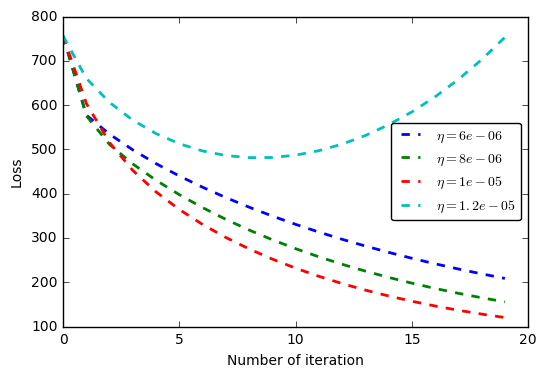

Write Python code to recreate this figure.
## (1) Import packages
import numpy as np
import pandas as pd
import random
import matplotlib.pyplot as plt
import sys
%matplotlib inline

## (2) Read training data
train = pd.read_csv('train.csv', encoding = 'big5')
# Change column names
train.columns = ['date','station','item','0','1','2','3','4','5','6','7','8','9','10','11','12','13','14','15','16','17','18','19','20','21','22','23']
# Delete column 'station'
train = train.drop(train.columns[[1]],1)

## (3) Reshape the training data to be one value per row
train_melt = pd.melt(train, id_vars=['date', 'item'], value_vars=[str(s) for s in list(range(24))])
train_melt['date'] = pd.to_datetime(train_melt['date'])
train_melt['variable'] = pd.to_numeric(train_melt['variable'])
# Convert all values into float and set 'NR' in 'RAINFALL' to be 0.0
train_melt['value'] = pd.to_numeric(train_melt['value'], errors = 'coerce')
train_melt.fillna(0, inplace = True)
# Sort all values according to 'date' and 'variable' (hour in 0~23)
train_melt.sort_values(by = ['date', 'variable'], ascending = [1, 1], inplace = True)
train_melt.index = range(train_melt.shape[0])

## (4) Extract all 10-hour window
# Since there are 18 items, start from 0 and then 18, ... and so on
for i in range(0, train_melt.shape[0]-1, 18):
    if i + 171 > train_melt.shape[0]-1:
        break
    elif (train_melt.iloc[i+171,0].replace(hour = train_melt.iloc[i+171,2]) - train_melt.iloc[i,0].replace(hour = train_melt.iloc[i,2])) / np.timedelta64(1, 'h') > 9:
        continue
    tmp = train_melt.iloc[range(i,i+162) + [i+171], 3]
    if i == 0:
        train_all = tmp
    else:
        train_all = pd.concat([train_all.reset_index(drop=True), tmp.reset_index(drop=True)], axis=1)
train_all = train_all.T
train_all.index = range(train_all.shape[0])

## (5) Set feature names (and let outcome to be 'y')
featureNames = list()
for hr in ['h1', 'h2', 'h3', 'h4', 'h5', 'h6', 'h7', 'h8', 'h9']:
    for var in train.ix[0:17, 1]:
        featureNames.append(var + '_' + hr)
featureNames.append('y')
train_all.columns = featureNames

## (6) Create training feature DataFrame and outcome Series
# Remove wrong data or outlier
# Just remove all records with any feature < 0
train_clean = train_all[(train_all >= 0).all(1)]
# Shuffle before split features and outcome
train_clean = train_clean.reindex(np.random.permutation(train_clean.index))
train_clean.index = range(train_clean.shape[0])
# Split features and outcome
y = pd.Series(train_clean.ix[:, train_clean.shape[1]-1])
del train_clean['y']
# Simple 1st-order linear regression
## Normalize
train_norm = (train_clean - train_clean.mean()) / train_clean.std()
## add constant 1
train_norm.insert(loc = 0, column = 'intercept', value = 1)

## (7) Define the loss function
def computeLoss(X, y, coef):
    y_hat = np.dot(X, coef)
    return sum((y - y_hat)**2) / len(y)

## (8) Visualize Learning Rate (GD)
eta_list = [0.000006, 0.000008, 0.00001, 0.000012]
iteration = 20
loss_for_LR = list()
for alpha in eta_list:
    random.seed(1002)
    coef_temp = [random.random()/100.0 for i in range(train_norm.shape[1])]
    loss_history_temp = list()
    for ite in range(iteration):
        loss_history_temp.append(computeLoss(train_norm, y, coef_temp))
        temp = list()
        for i in range(train_norm.shape[1]):
            temp.append(coef_temp[i] - alpha * sum((np.dot(train_norm, coef_temp) - y).multiply(train_norm.ix[:,i])))
        for i in range(train_norm.shape[1]):
            coef_temp[i] = temp[i]
    loss_for_LR.append(loss_history_temp)
fig = plt.figure()
ax = fig.add_subplot(111)
for i in range(len(eta_list)):
    ax.plot(range(iteration), loss_for_LR[i], '--', linewidth=2, label='$\eta = %s$'%eta_list[i])
ax.legend(loc = 'right', fontsize=10,fancybox=True)
ax.set_xlabel('Number of iteration')
ax.set_ylabel('Loss')
